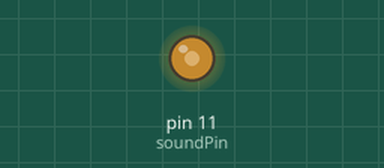
Bench run of a sketch on a simulated Arduino Uno, built with avr-gcc and run on an emulated ATmega328P. On the bench: output pins drawn as LEDs (lit = HIGH).

Above: at 0.77 s.
Timing chart, 0 to 31.4 s (numbered marks = the images above):
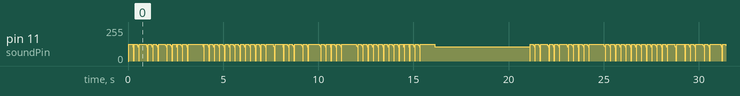

The sketch:

sketch_jun12g.ino
```cpp
//프로젝트 19 선율 재생기
int soundPin = 11;

byte sine[] = {0, 22, 44, 64, 82, 98, 111, 120, 126, 127, 126, 120, 111, 98, 82, 64, 44, 22, 0, -22, -44, -64, -82, -98, -111, -120, -126, -128, -126, -120, -111, -98, -82, -64, -44, -22};

int toneDurations[] = {120, 105, 98, 89, 78, 74, 62};

char* song = "e e ee e e ee e g c d eeee f f f f f e e e e d d e dd gg e e ee e eee e g c d eeee f f f f f e e e g g f d cccc";

void setup() {
  // put your setup code here, to run once:
  //PWM 주파수를 63kHz로 변경한다
  cli(); //레지스터를 설정하는 동안 인터럽트를 막는다
  bitSet(TCCR2A, WGM20);
  bitSet(TCCR2A, WGM21); // Timer2를 빠른 PWM 모드로 설정한다(PWM 주파수를 두배로 늘린다)
  bitSet(TCCR2B, CS20);
  bitClear(TCCR2B, CS21);
  bitClear(TCCR2B, CS22);
  sei(); // 레지스터를 모두 설정했으니 인터럽트를 다시 받는다.
  pinMode(soundPin, OUTPUT);
}

void loop() {
  // put your main code here, to run repeatedly:
  int i = 0;
  char ch = song[0];
  while (ch != 0)
  {
    if (ch == ' ')
    {
      delay(75);
    }
    else if (ch >+ 'a' and ch <= 'g')
    {
      playNote( toneDurations[ch - 'a']);
    }
    i++;
    ch = song[i];
  }
  delay(5000);
}

void playNote(int pitchDelay)
{
  long numCycles = 5000 / pitchDelay;
  for (int c = 0; c < numCycles; c++)
  {
    playSine(pitchDelay);
  }
}

void playSine(int period)
{
  for( int i = 0; i < 36; i++)
  {
    analogWrite(soundPin, sine[i] + 128);
    delayMicroseconds(period);
  }
}
```
